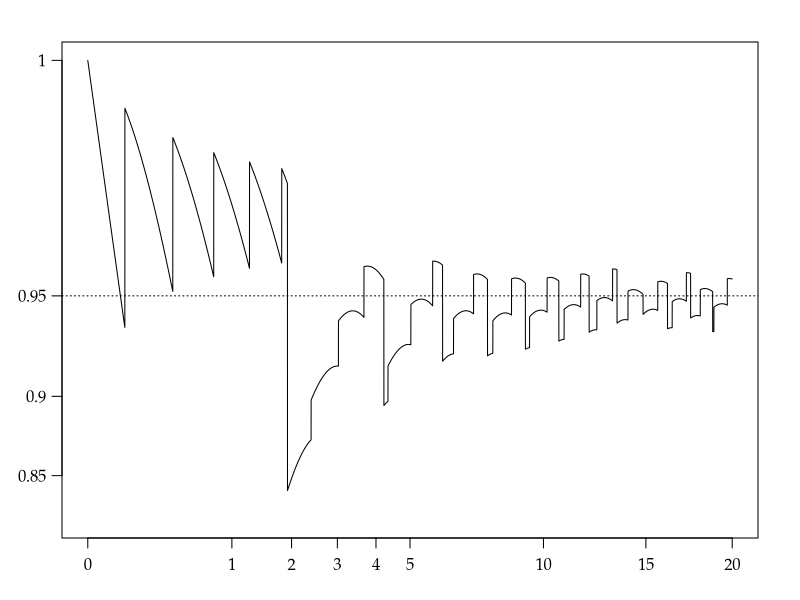

This figure's R source: (Note: this script raises an error after producing the figure.)
args = commandArgs()
basename = sub(".R$", "", sub("^--file=(.*/)?", "", args[grep("^--file=", args)]))
if (length(basename) != 0)
    pdf(file=paste0(basename, "_tmp.pdf"), colormodel="gray", width=7, height=3)
par(family="Palatino")
par(mgp=c(2,0.8,0)) # title and axis margins. default: c(3,1,0)
par(mar=c(3,3,2,2)+0.1) # bottom, left, top, right margins. default: c(5,4,4,2)+0.1

CI = sapply(0:30, function(y) {
    g = function(p) sqrt(qgamma(p+0.95,y+0.5))-sqrt(qgamma(p,y+0.5))
    p = optimize(g, c(0,0.05), tol=1e-8)$minimum
    qgamma(c(p,p+0.95), y+0.5)
})
CI[,1] = qgamma(c(0,0.95), 0.5)
f = function(x) {
    p = dpois(0:30, x)
    sum(p * (CI[1,] <= x & x <= CI[2,]))
}
vf = Vectorize(f)
pb = function(x) (2/pi)*asin(sqrt(x))
qb = function(z) (sin(pi*z/2))^2
curve(pb(vf(x^2)), n=10001, xlab="", ylab="", xaxt="n", yaxt="n",
      xlim=c(0,sqrt(20)), ylim=c(0.72,1))
abline(h=pb(0.95), lty=3)
t = c(0,1,2,3,4,5,10,15,20)
axis(1, at=sqrt(t), labels=t)
axis(2, at=pb(seq(0.85,1,0.05)), labels=seq(0.85,1,0.05), las=1)

dev.off()
embedFonts(paste0(basename, "_tmp.pdf"), outfile=paste0(basename, ".pdf"),
           options="-c \"<</NeverEmbed []>> setdistillerparams\" -f ")
